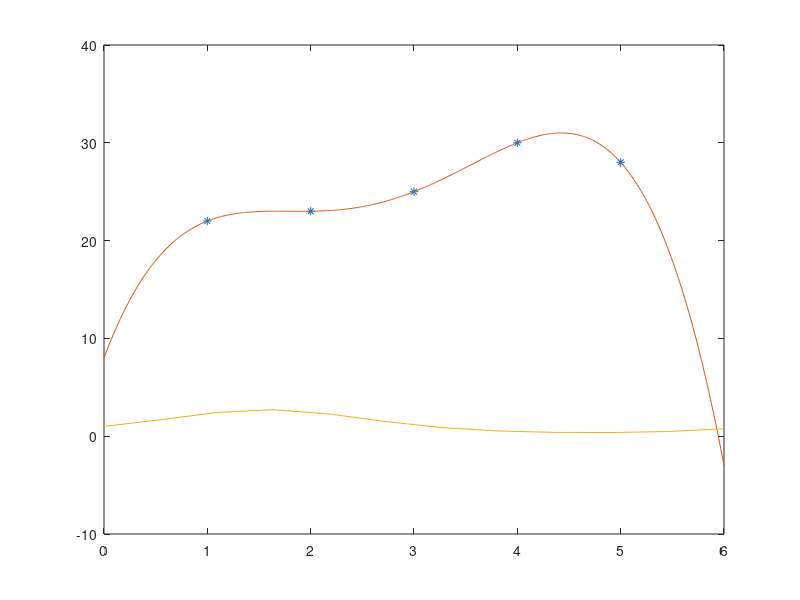

Write the MATLAB code that produced this figure.
% Problem 1

x = [1 1.5 2 3 4];
f = [0 0.17609 0.30103 0.47714 0.60206];
xx = [2.5, 3.25];

i = 10 : 35;
yi = i ./ 10;

function N = NewtonPolynomial(x, f, xx)

  n = length(x) - 1;

  %divided differences table
  m = zeros(n+1);
  m(:,1) = f';

  for i = 2 : length(x)
    for j = 1 : (length(x) - i + 1)
        m(j,i) = (m(j+1, i-1) - m(j, i-1)) / (x(i+j-1) - x(j));
    endfor
  endfor

  lengthX = length(xx);
  p = ones(1, lengthX);
  s = m(1,1) .* ones(1,lengthX);
  for j = 1 : lengthX
    for i = 1 : n
      p(j) = p(j) .* (xx(j) - x(i));
      s(j) = s(j) + p(j) .* m(1,i+1);
    endfor
  endfor

  N=s;

endfunction

resultFunction = NewtonPolynomial(x, f, yi)

error = max(abs(log10(yi) - resultFunction))

% Problem 2

x = [1 2 3 4 5];
f = [22 23 25 30 28];

y1 = [2.5];

n = NewtonPolynomial(x, f, yi)

plot(x,f,'*');

hold on

z = 0 : 0.01 : 6;
A = NewtonPolynomial(x,f,z);

plot(z, A, '')

% Problem 3
x = [0:6/11:6];
f = e.^(sin(x));

m = 12;

for i = 1 : m
    matrix2{i,1} = x(i);
    matrix2{i,2} = f(x == x(i));
 endfor

par = 1;

for j= 3 : (m+1)
  for i = 1 : (m-par)
    matrix2{i, j} = (matrix2{i+1,j-1} - matrix2{i,j-1}) / (x(i+j-2) - x(i));
  endfor
  par  = par + 1;
endfor

function NewtonPoly =NewtonPoly(xval, m ,x,f, matrix2 )
  N = f(x==x(1));
  for i = 2:m
  p = 1;
  for j = 1:(i-1)
    p = p .* (xval- x(j));
  endfor
  
  N = N + p.*matrix2{1,i+1};
endfor
display(N)
NewtonPoly = N;
endfunction

xval = 0:6/11:6;
plot(xval, NewtonPoly(xval, m, x, f, matrix2))

% Problem 4

format long
x= [121, 100, 144];
f = sqrt(x);
eps = 10 .^ (-3);


m = 3;

for i = 1:m
  
    matrix2{i,1} = x(i);
    matrix2{i,2} = f(x == x(i));
  endfor


  for j = 3:(m+1)
    for i = (j-1):m
      a = x(i);
      b = x(j-2);
      
      matrix2{i, j} = (1/(a - b)).*((matrix2{j-2,j-1}.*(a - 115)) - (matrix2{i, j-1}.*(b -115)));
      display(abs(matrix2{i, i} - matrix2{i-1,i-1}))
      if (abs(matrix2{i, i} - matrix2{i-1,i-1}) <= eps)
        break;
      endif
    endfor
  endfor
display(matrix2{i,j})

